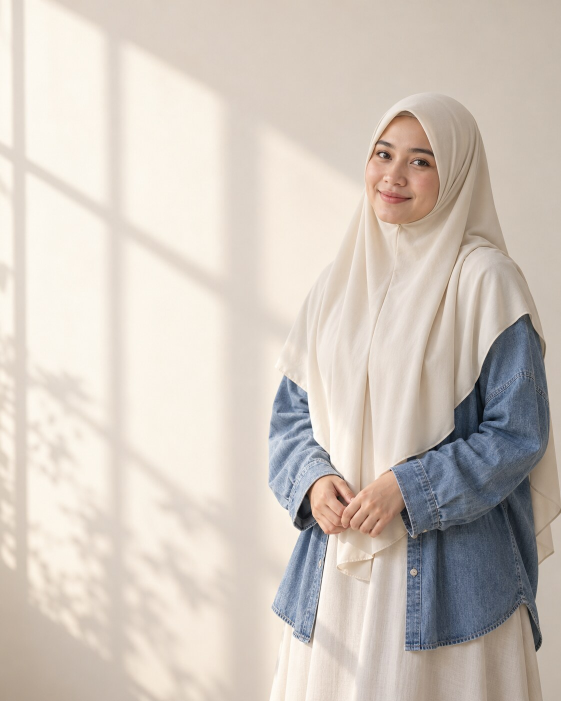
#> input picture CONTENT/DAY-15/assets/undertone-portrait-source.jpg, 1122 x 1402 px (shown at 1/2 size)
$ python render.py
#> lines starting #> are read from the running program, lines starting #| are printed output that depends on the picture
from pathlib import Path
from PIL import Image, ImageDraw, ImageFont

ROOT = Path(__file__).resolve().parent
ASSETS = ROOT / "assets"
SOURCE = ASSETS / "undertone-portrait-source.jpg"
CW, CH = 1080, 1350
SW, SH = 1080, 1920

CREAM = "#F5EFE7"
PAPER = "#FFFDF9"
INK = "#282522"
MUTED = "#6F665F"
ROSE = "#B97B82"
OLIVE = "#7A8061"
BLUE = "#778898"
TAUPE = "#9A806E"
LINE = "#DDD0C4"
WHITE = "#FFFFFF"
REG = "/usr/share/fonts/truetype/dejavu/DejaVuSans.ttf"
BOLD = "/usr/share/fonts/truetype/dejavu/DejaVuSans-Bold.ttf"


def font(size, bold=False):
    return ImageFont.truetype(BOLD if bold else REG, size)


def text(draw, xy, value, size, fill=INK, bold=False, anchor="la", spacing=9):
    draw.multiline_text(xy, value, font=font(size, bold), fill=fill,
                        anchor=anchor, spacing=spacing)


def rounded(draw, xy, radius=32, fill=PAPER, outline=None, width=2):
    draw.rounded_rectangle(xy, radius=radius, fill=fill, outline=outline, width=width)


def crop(img, size, anchor_x=.5, anchor_y=.35):
    target = size[0] / size[1]
    ratio = img.width / img.height
    if ratio > target:
        nw = int(img.height * target)
        left = int((img.width - nw) * anchor_x)
        img = img.crop((left, 0, left + nw, img.height))
    else:
        nh = int(img.width / target)
        top = int((img.height - nh) * anchor_y)
        img = img.crop((0, top, img.width, top + nh))
    return img.resize(size, Image.Resampling.LANCZOS)


def footer(draw, height=CH):
    text(draw, (64, height - 46), "@hijabsyaricoid", 22, fill=MUTED, anchor="ls")


def header(draw, title, subtitle=None):
    text(draw, (64, 72), title, 59, bold=True, spacing=6)
    if subtitle:
        text(draw, (64, 226), subtitle, 29, fill=MUTED, spacing=7)


def cover(src):
    base = crop(src, (CW, CH), .5, .38)
    ov = Image.new("RGBA", (CW, CH), (0, 0, 0, 0))
    od = ImageDraw.Draw(ov)
    od.rectangle((0, 0, 625, CH), fill=(245, 239, 231, 228))
    for x in range(625, 850):
        alpha = max(0, int(228 * (1 - (x - 625) / 225)))
        od.rectangle((x, 0, x + 1, CH), fill=(245, 239, 231, alpha))
    base = Image.alpha_composite(base.convert("RGBA"), ov).convert("RGB")
    d = ImageDraw.Draw(base)
    text(d, (64, 112), "Undertone 101:\nMulai pilih\nwarna hijab\ndari mana?", 62, bold=True, spacing=2)
    text(d, (64, 452), "Kenali arah warna, lalu tes\ndi cahaya yang tepat.", 31, fill=MUTED, spacing=8)
    rounded(d, (64, 570, 548, 733), radius=32, fill="#FFFDF9E8", outline=LINE)
    text(d, (92, 607), "Warm · cool · neutral", 28, bold=True)
    text(d, (92, 662), "Titik mulai, bukan aturan wajib.", 24, fill=MUTED)
    footer(d)
    return base


def overview():
    base = Image.new("RGB", (CW, CH), CREAM)
    d = ImageDraw.Draw(base)
    header(d, "Undertone bukan ukuran\nterang atau gelap", "Tiga arah warna untuk memulai eksplorasi.")
    data = [
        ("WARM", "Keemasan / peach", "#D8A36E"),
        ("COOL", "Pink / kebiruan", "#B78092"),
        ("NEUTRAL", "Seimbang / campuran", "#9A8B7C"),
    ]
    y = 378
    for label, sub, color in data:
        rounded(d, (64, y, 1016, y + 178), radius=36, fill=PAPER, outline=LINE)
        d.ellipse((96, y + 44, 186, y + 134), fill=color)
        text(d, (220, y + 52), label, 31, bold=True)
        text(d, (220, y + 104), sub, 28, fill=MUTED)
        y += 205
    rounded(d, (64, 1033, 1016, 1224), radius=34, fill="#EDE4DB", outline=LINE)
    text(d, (94, 1071), "Tes rumahan bisa memberi petunjuk,", 31, bold=True)
    text(d, (94, 1126), "tetapi satu tes atau satu warna tidak menentukan semuanya.", 25, fill=MUTED)
    footer(d)
    return base


def palette_slide(title, intro, colors, accent):
    base = Image.new("RGB", (CW, CH), CREAM)
    d = ImageDraw.Draw(base)
    header(d, title, intro)
    y = 368
    for label, color in colors:
        rounded(d, (64, y, 1016, y + 154), radius=32, fill=PAPER, outline=LINE)
        d.rounded_rectangle((92, y + 27, 218, y + 127), radius=26, fill=color)
        text(d, (254, y + 77), label, 31, bold=True, anchor="lm")
        y += 178
    rounded(d, (64, 1082, 1016, 1228), radius=31, fill=accent)
    text(d, (92, 1118), "Referensi visual, bukan aturan wajib.", 29, fill=WHITE, bold=True)
    text(d, (92, 1168), "Warna yang kamu suka tetap valid.", 25, fill=WHITE)
    footer(d)
    return base


def test_slide():
    base = Image.new("RGB", (CW, CH), CREAM)
    d = ImageDraw.Draw(base)
    header(d, "Tes sederhana di rumah", "Bukan diagnosis—hanya perbandingan yang lebih konsisten.")
    items = [
        ("1", "Pilih dua hijab", "Satu hangat, satu lebih dingin."),
        ("2", "Cari cahaya jendela", "Hindari lampu kuning dan bayangan keras."),
        ("3", "Samakan kondisi", "Outfit, posisi, kamera sama; matikan filter."),
        ("4", "Lihat berdampingan", "Pilih yang kamu suka, bukan yang dianggap wajib."),
    ]
    y = 344
    for num, title, body in items:
        rounded(d, (64, y, 1016, y + 190), radius=34, fill=PAPER, outline=LINE)
        d.ellipse((94, y + 55, 174, y + 135), fill=TAUPE)
        text(d, (134, y + 95), num, 28, fill=WHITE, bold=True, anchor="mm")
        text(d, (208, y + 47), title, 31, bold=True)
        text(d, (208, y + 103), body, 25, fill=MUTED)
        y += 208
    footer(d)
    return base


def mixed_slide():
    base = Image.new("RGB", (CW, CH), CREAM)
    d = ImageDraw.Draw(base)
    header(d, "Kalau hasilnya campur?", "Itu wajar. Kesan warna dapat berubah.")
    items = [
        ("CAHAYA", "Pagi, sore, dan lampu indoor berbeda.", "#D8B080"),
        ("KAIN", "Tekstur, ketebalan, dan kilau ikut terbaca.", "#9B806C"),
        ("KAMERA", "White balance dan filter menggeser warna.", BLUE),
        ("PREFERENSI", "Kontras dan mood yang kamu suka juga penting.", ROSE),
    ]
    y = 360
    for label, body, color in items:
        rounded(d, (64, y, 1016, y + 168), radius=34, fill=PAPER, outline=LINE)
        d.rounded_rectangle((92, y + 34, 120, y + 134), radius=14, fill=color)
        text(d, (154, y + 38), label, 27, bold=True)
        text(d, (154, y + 89), body, 25, fill=MUTED)
        y += 190
    rounded(d, (64, 1130, 1016, 1225), radius=30, fill="#E9DED4")
    text(d, (540, 1178), "Boleh suka warna warm dan cool sekaligus.", 28, bold=True, anchor="mm")
    footer(d)
    return base


def recap(src):
    base = crop(src, (CW, CH), .48, .38)
    shade = Image.new("RGBA", (CW, CH), (35, 31, 28, 78))
    base = Image.alpha_composite(base.convert("RGBA"), shade).convert("RGB")
    d = ImageDraw.Draw(base)
    rounded(d, (52, 76, 1028, 1190), radius=48, fill="#FFFDF9ED")
    text(d, (94, 128), "Mini guide sebelum pilih warna hijab", 43, bold=True)
    groups = [
        ("WARM", "camel · terracotta · olive", "#D19A68"),
        ("COOL", "mauve · berry · blue-grey", ROSE),
        ("NEUTRAL", "taupe · soft rose · sage", "#928578"),
    ]
    y = 266
    for label, body, color in groups:
        rounded(d, (94, y, 986, y + 166), radius=33, fill=PAPER, outline=LINE)
        d.rounded_rectangle((120, y + 34, 248, y + 132), radius=24, fill=color)
        text(d, (276, y + 43), label, 26, bold=True)
        text(d, (276, y + 94), body, 25, fill=MUTED)
        y += 190
    text(d, (94, 873), "Bandingkan dua warna di cahaya alami,", 28, bold=True)
    text(d, (94, 924), "lalu tentukan sendiri. Simpan sebagai panduan awal.", 25, fill=MUTED)
    rounded(d, (94, 1028, 986, 1140), radius=30, fill=TAUPE)
    text(d, (540, 1084), "Warna apa yang paling bikin kamu ragu?", 27, fill=WHITE, bold=True, anchor="mm")
    footer(d)
    return base


def story_poll(src):
    base = crop(src, (SW, SH), .48, .36)
    ov = Image.new("RGBA", (SW, SH), (245, 239, 231, 0))
    od = ImageDraw.Draw(ov)
    od.rectangle((0, 0, SW, 940), fill=(245, 239, 231, 232))
    base = Image.alpha_composite(base.convert("RGBA"), ov).convert("RGB")
    d = ImageDraw.Draw(base)
    text(d, (72, 150), "Saat pilih warna hijab,\nkamu biasanya…", 65, bold=True, spacing=7)
    text(d, (72, 376), "Pilih yang paling sering kamu lakukan.", 31, fill=MUTED)
    rounded(d, (72, 520, 1008, 826), radius=42, fill="#FFFDF9E8", outline=LINE)
    text(d, (540, 600), "RUANG POLL INSTAGRAM", 25, fill=TAUPE, bold=True, anchor="mm")
    text(d, (540, 692), "Ikuti warna outfit", 35, bold=True, anchor="mm")
    text(d, (540, 754), "atau pilih warna yang kusuka", 29, fill=MUTED, anchor="mm")
    footer(d, SH)
    return base


def story_test():
    base = Image.new("RGB", (SW, SH), CREAM)
    d = ImageDraw.Draw(base)
    text(d, (72, 150), "Tes warna\ntanpa ribet", 76, bold=True, spacing=7)
    text(d, (72, 350), "Bandingkan dua hijab pada kondisi yang sama.", 31, fill=MUTED)
    items = [
        ("1", "CAHAYA ALAMI", "Dekat jendela, tanpa sinar keras."),
        ("2", "TANPA FILTER", "Jangan ubah white balance foto."),
        ("3", "OUTFIT SAMA", "Foto berdampingan agar mudah dibandingkan."),
    ]
    y = 540
    for num, title, body in items:
        rounded(d, (72, y, 1008, y + 260), radius=42, fill=PAPER, outline=LINE)
        d.ellipse((112, y + 72, 200, y + 160), fill=TAUPE)
        text(d, (156, y + 116), num, 30, fill=WHITE, bold=True, anchor="mm")
        text(d, (244, y + 67), title, 30, bold=True)
        text(d, (244, y + 126), body, 26, fill=MUTED)
        y += 294
    rounded(d, (72, 1458, 1008, 1628), radius=36, fill="#E8DED4")
    text(d, (106, 1496), "Panduan melihat perbedaan,", 29, bold=True)
    text(d, (106, 1548), "bukan menentukan warna yang wajib dipakai.", 25, fill=MUTED)
    footer(d, SH)
    return base


def story_question(src):
    base = crop(src, (SW, SH), .48, .36)
    shade = Image.new("RGBA", (SW, SH), (38, 33, 29, 62))
    base = Image.alpha_composite(base.convert("RGBA"), shade).convert("RGB")
    d = ImageDraw.Draw(base)
    rounded(d, (54, 120, 1026, 1050), radius=48, fill="#FFFDF9EF")
    text(d, (96, 208), "Warna hijab apa\nyang paling bikin\nkamu ragu?", 66, bold=True, spacing=6)
    text(d, (96, 482), "Putih, nude, abu-abu—atau warna\nyang susah dipadukan?", 31, fill=MUTED, spacing=9)
    rounded(d, (96, 674, 984, 954), radius=40, fill="#EEE4DB", outline=LINE)
    text(d, (540, 748), "RUANG QUESTIONS STICKER", 25, fill=TAUPE, bold=True, anchor="mm")
    text(d, (540, 848), "Aku paling bingung dengan…", 34, bold=True, anchor="mm")
    footer(d, SH)
    return base


def save_png(image, path):
    tmp = path.with_name(path.stem + ".rendering.png")
    if tmp.exists():
        tmp.unlink()
    image.convert("RGB").quantize(colors=256, method=Image.Quantize.MEDIANCUT).save(tmp, optimize=False)
    with Image.open(tmp) as check:
        check.load()
        if check.size != image.size:
            raise ValueError(f"dimension mismatch: {tmp}")
    tmp.replace(path)


def sheet(images, out, cols, thumb):
    rows = (len(images) + cols - 1) // cols
    canvas = Image.new("RGB", (thumb[0] * cols, thumb[1] * rows), WHITE)
    for i, im in enumerate(images):
        canvas.paste(im.convert("RGB").resize(thumb, Image.Resampling.LANCZOS),
                     ((i % cols) * thumb[0], (i // cols) * thumb[1]))
    save_png(canvas, out)


def main():
    ASSETS.mkdir(parents=True, exist_ok=True)
    src = Image.open(SOURCE).convert("RGB")
#> src is the input picture: PIL image 1122x1402 RGB; mean R, G, B 208.8, 199.3, 190.4
    slides = [
        cover(src), overview(),
        palette_slide("Kalau suka arah warm", "Mulai dari warna yang terasa hangat di mata.",
                      [("Camel / beige hangat", "#C89B74"), ("Terracotta / bata", "#A95F45"),
                       ("Olive / hijau zaitun", "#7B7950"), ("Cream hangat", "#E7D3B5")], TAUPE),
        palette_slide("Kalau suka arah cool", "Coba warna rosy, berry, atau kebiruan.",
                      [("Mauve / dusty rose", "#B48792"), ("Berry / burgundy", "#7D3547"),
                       ("Blue-grey", "#7C8D9C"), ("Putih dingin", "#F0F2F1")], ROSE),
        palette_slide("Kalau terasa neutral", "Warna seimbang bisa menjadi awal yang fleksibel.",
                      [("Taupe", "#9B8575"), ("Soft rose", "#C99D9E"),
                       ("Sage lembut", "#A5AA8A"), ("Beige seimbang", "#C6AD91")], OLIVE),
        test_slide(), mixed_slide(), recap(src),
    ]
#> in cover, `ov = Image.new("RGBA", (CW, CH), (0, 0, 0, 0))`: ov: PIL image 1080x1350 RGBA; every value is 0
#> after the loop in overview, `for label, sub, color in data:`: y = 993
#> the loop in palette_slide, `for label, color in colors:` made 4 passes
#> (label, color, y) on passes 1 to 4: ('Camel / beige hangat', '#C89B74', 546), ('Terracotta / bata', '#A95F45', 724), ('Olive / hijau zaitun', '#7B7950', 902), ('Cream hangat', '#E7D3B5', 1080)
#> after the loop in palette_slide, `for label, color in colors:`: y = 1080
#> the loop in palette_slide (call 2), `for label, color in colors:` made 4 passes
#> (label, color, y) on passes 1 to 4: ('Mauve / dusty rose', '#B48792', 546), ('Berry / burgundy', '#7D3547', 724), ('Blue-grey', '#7C8D9C', 902), ('Putih dingin', '#F0F2F1', 1080)
#> after the loop in test_slide, `for num, title, body in items:`: y = 1176
#> after the loop in mixed_slide, `for label, body, color in items:`: y = 1120
#> in recap, `base = Image.alpha_composite(base.convert("RGBA"), shade).convert("RGB")`:
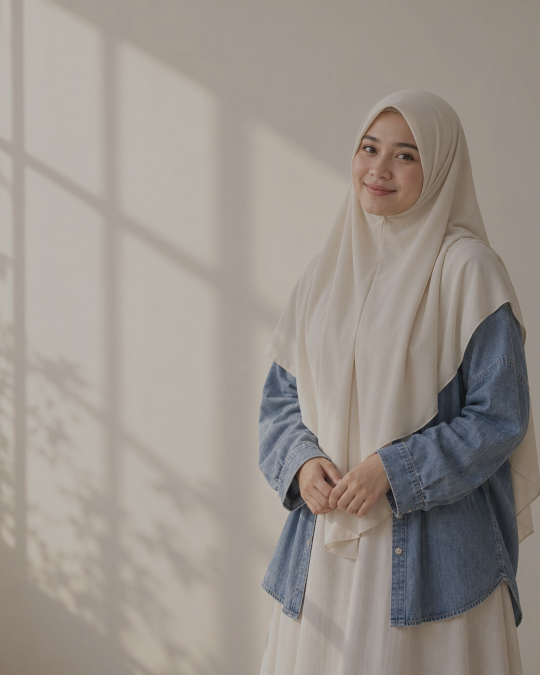
#> base: PIL image 1080x1350 RGB (shown at 1/2 size); mean R, G, B 155.6, 147.9, 140.8
#> after the loop in recap, `for label, body, color in groups:`: y = 836
    for i, im in enumerate(slides, 1):
        save_png(im, ASSETS / f"carousel-{i:02d}.png")
#> in save_png, `image.convert("RGB").quantize(colors=256, method=Image.Quantize.MEDIAN..`:
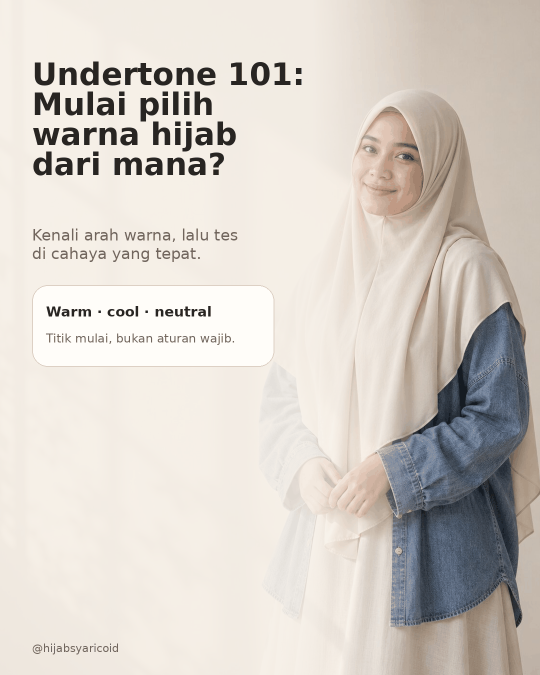
#> saved as carousel-01.rendering.png: PIL image 1080x1350 P (shown at 1/2 size); mean R, G, B 213.3, 206.7, 199.6
    stories = [story_poll(src), story_test(), story_question(src)]
#> in story_test, `base = Image.new("RGB", (SW, SH), CREAM)`:
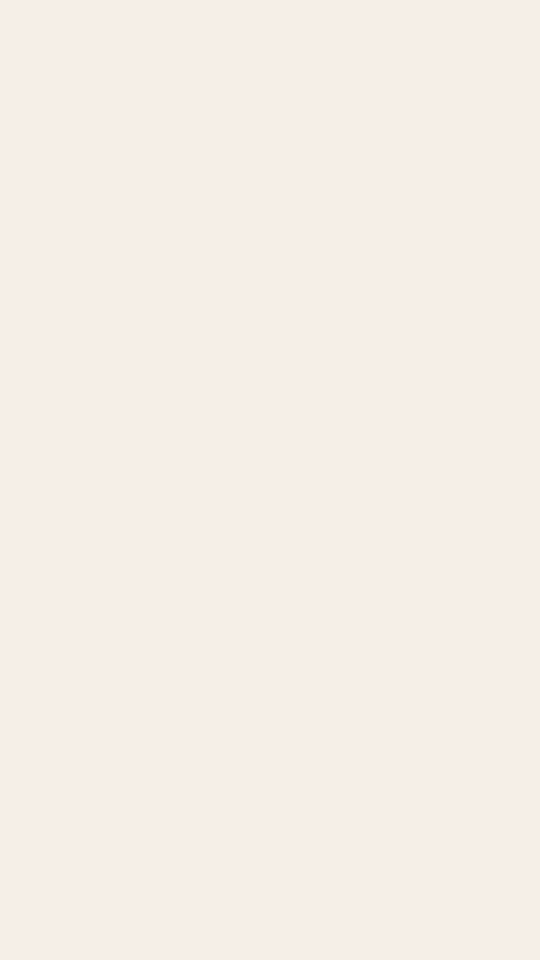
#> base: PIL image 1080x1920 RGB (shown at 1/2 size); mean R, G, B 245, 239, 231
#> after the loop in story_test, `for num, title, body in items:`: y = 1422
#> in story_question, `base = Image.alpha_composite(base.convert("RGBA"), shade).convert("RGB")`:
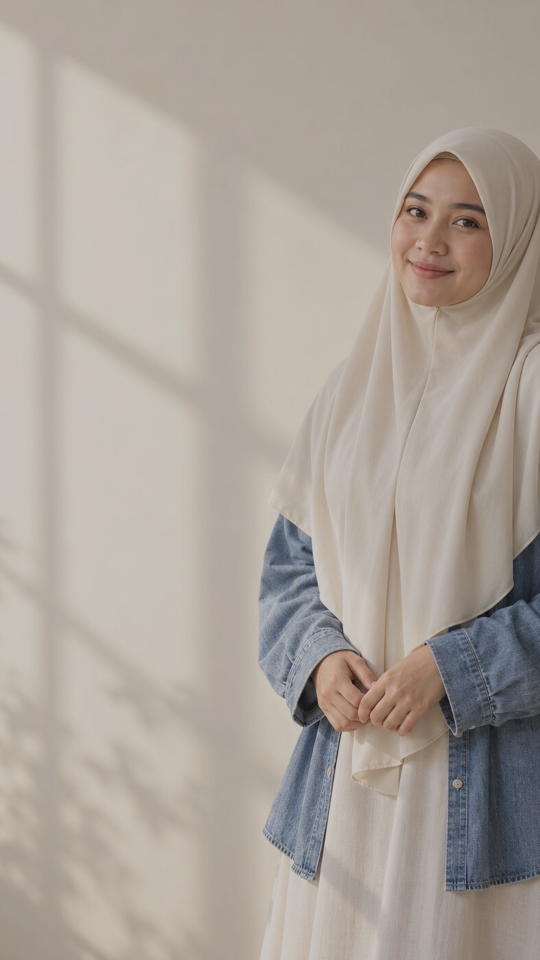
#> base: PIL image 1080x1920 RGB (shown at 1/2 size); mean R, G, B 172.1, 163, 154.9
    for i, im in enumerate(stories, 1):
        save_png(im, ASSETS / f"story-{i:02d}.png")
#> in save_png (call 9), `image.convert("RGB").quantize(colors=256, method=Image.Quantize.MEDIAN..`:
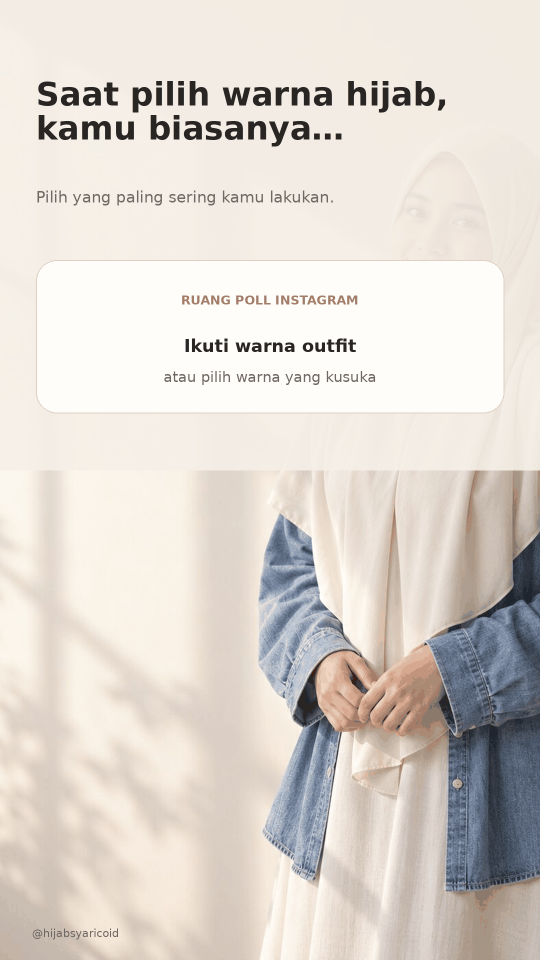
#> saved as story-01.rendering.png: PIL image 1080x1920 P (shown at 1/2 size); mean R, G, B 221.7, 214.7, 207.8
    sheet(slides, ASSETS / "carousel-contact-sheet.png", 4, (270, 338))
#> in sheet, `rows = (len(images) + cols - 1) // cols`: rows = 2
#> in sheet, `canvas = Image.new("RGB", (thumb[0] * cols, thumb[1] * rows), WHITE)`: canvas: PIL image 1080x676 RGB; every value is 255
#> the loop in sheet, `for i, im in enumerate(images):` made 8 passes
#> after the loop in sheet, `for i, im in enumerate(images):`:
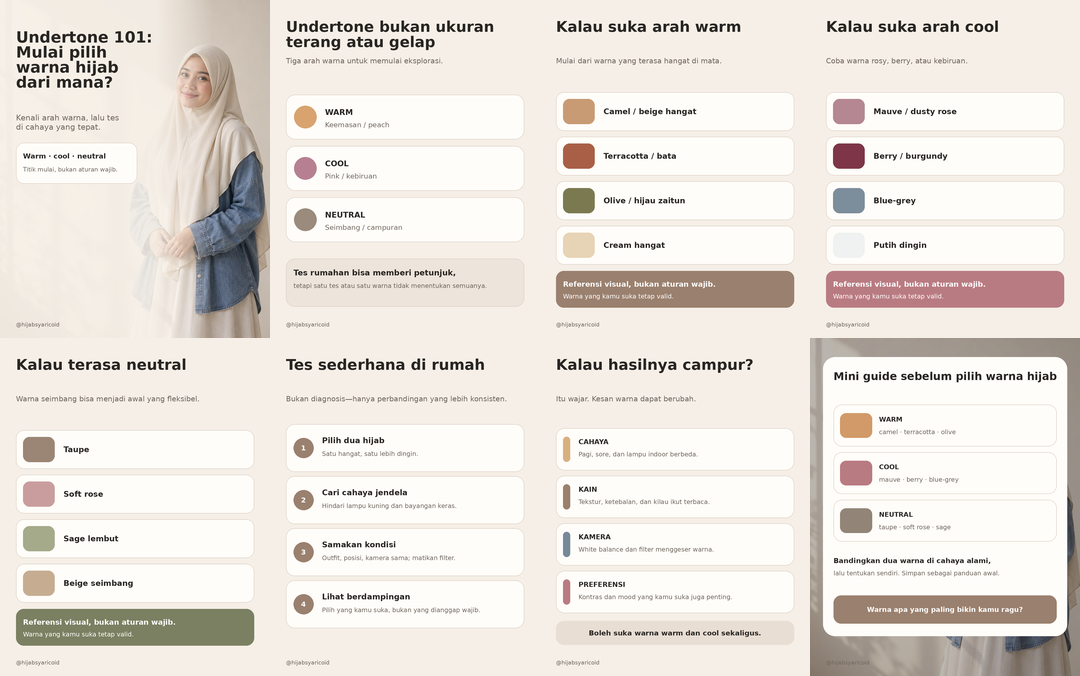
#> canvas: PIL image 1080x676 RGB; mean R, G, B 232.1, 225.9, 219.1
    sheet(stories, ASSETS / "stories-contact-sheet.png", 3, (270, 480))
#> call 2 of sheet, with cols = 3, thumb = (270, 480)
#> in sheet (call 2), `rows = (len(images) + cols - 1) // cols`: rows = 1
#> in sheet (call 2), `canvas = Image.new("RGB", (thumb[0] * cols, thumb[1] * rows), WHITE)`: canvas: PIL image 810x480 RGB; every value is 255
#> the loop in sheet (call 2), `for i, im in enumerate(images):` made 3 passes
#> after the loop in sheet (call 2), `for i, im in enumerate(images):`:
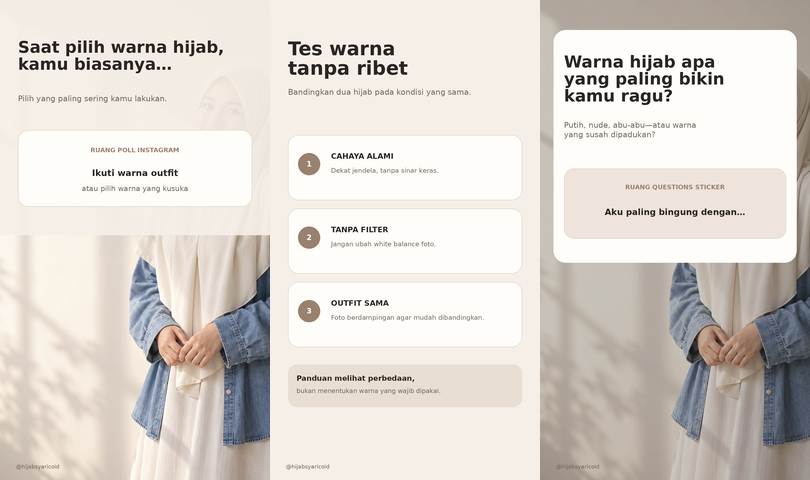
#> canvas: PIL image 810x480 RGB; mean R, G, B 220.1, 214, 207.4


if __name__ == "__main__":
    main()
